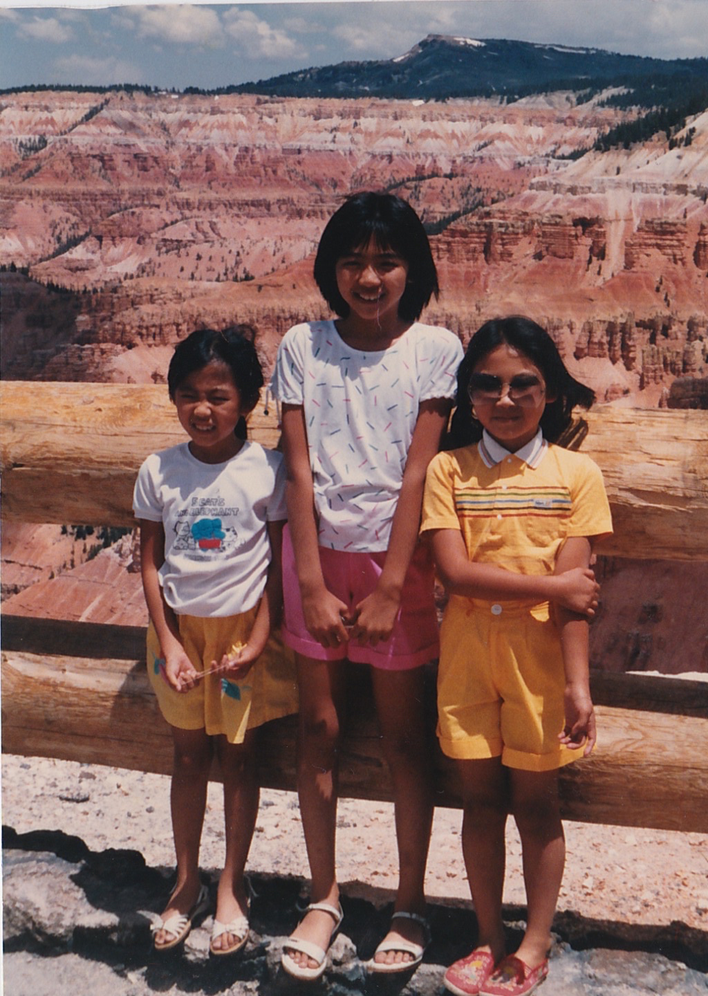
%> input picture Wk 8/machine-learning-ex7/ex7/3.png, 708 x 996 px, shrunk from 1024 x 1440 before the run
$ octave ex7_compression.m   (GNU Octave 9; MATLAB toolbox functions it lacks are replaced by stand-ins)
%> lines starting %> are read from the running program, lines starting %| are printed output that depends on the picture
### Wk 8/machine-learning-ex7/ex7/kMeansInitCentroids.m
function centroids = kMeansInitCentroids(X, K)
%KMEANSINITCENTROIDS This function initializes K centroids that are to be
%used in K-Means on the dataset X
%   centroids = KMEANSINITCENTROIDS(X, K) returns K initial centroids to be
%   used with the K-Means on the dataset X
%

% You should return this values correctly
centroids = zeros(K, size(X, 2));

% ====================== YOUR CODE HERE ======================
% Instructions: You should set centroids to randomly chosen examples from
%               the dataset X
%

% Initialize the centroids to be random examples
% Randomly reorder the indices of examples
randidx = randperm(size(X, 1));
% Take the first K examples as centroids
centroids = X(randidx(1:K), :);

% =============================================================

end

### Wk 8/machine-learning-ex7/ex7/runkMeans.m
function [centroids, idx] = runkMeans(X, initial_centroids, ...
                                      max_iters, plot_progress)
%RUNKMEANS runs the K-Means algorithm on data matrix X, where each row of X
%is a single example
%   [centroids, idx] = RUNKMEANS(X, initial_centroids, max_iters, ...
%   plot_progress) runs the K-Means algorithm on data matrix X, where each
%   row of X is a single example. It uses initial_centroids used as the
%   initial centroids. max_iters specifies the total number of interactions
%   of K-Means to execute. plot_progress is a true/false flag that
%   indicates if the function should also plot its progress as the
%   learning happens. This is set to false by default. runkMeans returns
%   centroids, a Kxn matrix of the computed centroids and idx, a m x 1
%   vector of centroid assignments (i.e. each entry in range [1..K])
%

% Set default value for plot progress
if ~exist('plot_progress', 'var') || isempty(plot_progress)
    plot_progress = false;
end

% Plot the data if we are plotting progress
if plot_progress
    figure;
    hold on;
end

% Initialize values
[m n] = size(X);
K = size(initial_centroids, 1);
centroids = initial_centroids;
previous_centroids = centroids;
idx = zeros(m, 1);

% Run K-Means
for i=1:max_iters

    % Output progress
    fprintf('K-Means iteration %d/%d...\n', i, max_iters);
    if exist('OCTAVE_VERSION')
        fflush(stdout);
    end

    % For each example in X, assign it to the closest centroid
    idx = findClosestCentroids(X, centroids);

    % Optionally, plot progress here
    if plot_progress
        plotProgresskMeans(X, centroids, previous_centroids, idx, K, i);
        previous_centroids = centroids;
        fprintf('Press enter to continue.\n');
        pause;
    end

    % Given the memberships, compute new centroids
    centroids = computeCentroids(X, idx, K);
end

% Hold off if we are plotting progress
if plot_progress
    hold off;
end

end

### Wk 8/machine-learning-ex7/ex7/findClosestCentroids.m
function idx = findClosestCentroids(X, centroids)
%FINDCLOSESTCENTROIDS computes the centroid memberships for every example
%   idx = FINDCLOSESTCENTROIDS (X, centroids) returns the closest centroids
%   in idx for a dataset X where each row is a single example. idx = m x 1
%   vector of centroid assignments (i.e. each entry in range [1..K])
%

% Set K
K = size(centroids, 1);

% You need to return the following variables correctly.
idx = zeros(size(X,1), 1);

% ====================== YOUR CODE HERE ======================
% Instructions: Go over every example, find its closest centroid, and store
%               the index inside idx at the appropriate location.
%               Concretely, idx(i) should contain the index of the centroid
%               closest to example i. Hence, it should be a value in the
%               range 1..K
%
% Note: You can use a for-loop over the examples to compute this.
%

%using method of iterating thru all X points
%for i=1:size(idx,1)
%  minCentroidDist=9999999;
%  centroidIdx=0;

%  for j=1:K
%    diff=X(i,:)-centroids(j,:);
%    mag=sqrt(diff*diff'); %make sure it adds all dimensions of diff
%    centroidDist=mag^2;

%    if (centroidDist <= minCentroidDist)
%      minCentroidDist=centroidDist;
%      centroidIdx=j;
%    end
%  end

%  idx(i)=centroidIdx;
%end

%using method of creating a distance-to-centroids table (quicker)
dist = zeros(size(X,1), K);

%iterate through each centroid and calc distances
for j=1:K
  %find diff between each X point and centroid j
  diff = bsxfun(@minus, X, centroids(j,:));
  %calc sum of the squares and save to dist table
  dist(:,j)=sum(diff.^2,2);
end

%find min values (and return vector of those indices)
[minValues, idx] = min(dist, [], 2);


% =============================================================

end

### Wk 8/machine-learning-ex7/ex7/computeCentroids.m
function centroids = computeCentroids(X, idx, K)
%COMPUTECENTROIDS returns the new centroids by computing the means of the
%data points assigned to each centroid.
%   centroids = COMPUTECENTROIDS(X, idx, K) returns the new centroids by
%   computing the means of the data points assigned to each centroid. It is
%   given a dataset X where each row is a single data point, a vector
%   idx of centroid assignments (i.e. each entry in range [1..K]) for each
%   example, and K, the number of centroids. You should return a matrix
%   centroids, where each row of centroids is the mean of the data points
%   assigned to it.
%

% Useful variables
[m n] = size(X);

% You need to return the following variables correctly.
centroids = zeros(K, n);


% ====================== YOUR CODE HERE ======================
% Instructions: Go over every centroid and compute mean of all points that
%               belong to it. Concretely, the row vector centroids(i, :)
%               should contain the mean of the data points assigned to
%               centroid i.
%
% Note: You can use a for-loop over the centroids to compute this.
%

%iterate through each centroid and calc new value
for i=1:K
  %get a vector of indices of idx that match this centroid
  sel = find(idx == i);

  %compute the mean of all selected, and assign it as the new centroid value
  centroids(i,:) = mean(X(sel,:));
end


% =============================================================


end

### Wk 8/machine-learning-ex7/ex7/ex7_compression.m
%% Machine Learning Online Class
%  Exercise 7 | Principle Component Analysis and K-Means Clustering
%
%  Instructions
%  ------------
%
%  This file contains code that helps you get started on the
%  exercise. You will need to complete the following functions:
%
%     pca.m
%     projectData.m
%     recoverData.m
%     computeCentroids.m
%     findClosestCentroids.m
%     kMeansInitCentroids.m
%
%  For this exercise, you will not need to change any code in this file,
%  or any other files other than those mentioned above.
%

%% Initialization
clear ; close all; clc

%% ============= Part 4: K-Means Clustering on Pixels ===============
%  In this exercise, you will use K-Means to compress an image. To do this,
%  you will first run K-Means on the colors of the pixels in the image and
%  then you will map each pixel onto its closest centroid.
%
%  You should now complete the code in kMeansInitCentroids.m
%

fprintf('\nRunning K-Means clustering on pixels from an image.\n\n');

%  Load an image of a bird
%A = double(imread('bird_small.png'));
A = double(imread('3.png'));

% If imread does not work for you, you can try instead
%   load ('bird_small.mat');

A = A / 255; % Divide by 255 so that all values are in the range 0 - 1

% Size of the image
img_size = size(A);
%> img_size = [996 708 3]

% Reshape the image into an Nx3 matrix where N = number of pixels.
% Each row will contain the Red, Green and Blue pixel values
% This gives us our dataset matrix X that we will use K-Means on.
X = reshape(A, img_size(1) * img_size(2), 3);

% Run your K-Means algorithm on this data
% You should try different values of K and max_iters here
K = 2;
max_iters = 10;

% When using K-Means, it is important the initialize the centroids
% randomly.
% You should complete the code in kMeansInitCentroids.m before proceeding
initial_centroids = kMeansInitCentroids(X, K);
%> in kMeansInitCentroids, `centroids = X(randidx(1:K), :);`: centroids = [0.816 0.635 0.58; 0.51 0.243 0.149]
%> initial_centroids = [0.816 0.635 0.58; 0.51 0.243 0.149]

% Run K-Means
[centroids, idx] = runkMeans(X, initial_centroids, max_iters);
%> the loop in runkMeans, `for i=1:max_iters` made 10 passes
%> centroids on passes 1 to 10: [0.717 0.598 0.572; 0.358 0.232 0.216], [0.708 0.582 0.556; 0.338 0.218 0.203], [0.704 0.576 0.55; 0.331 0.213 0.199], [0.703 0.574 0.547; 0.328 0.211 0.197], [0.702 0.573 0.546; 0.327 0.21 0.196], [0.702 0.573 0.546; 0.326 0.21 0.196], [0.702 0.572 0.546; 0.326 0.21 0.196], [0.702 0.572 0.546; 0.326 0.21 0.196], [0.702 0.572 0.546; 0.326 0.21 0.196], [0.702 0.572 0.546; 0.326 0.21 0.196]
%> centroids = [0.702 0.572 0.546; 0.326 0.21 0.196]

%fprintf('Program paused. Press enter to continue.\n');
%pause;


%% ================= Part 5: Image Compression ======================
%  In this part of the exercise, you will use the clusters of K-Means to
%  compress an image. To do this, we first find the closest clusters for
%  each example. After that, we

fprintf('\nApplying K-Means to compress an image.\n\n');

% Find closest cluster members
idx = findClosestCentroids(X, centroids);

% Essentially, now we have represented the image X as in terms of the
% indices in idx.

% We can now recover the image from the indices (idx) by mapping each pixel
% (specified by its index in idx) to the centroid value
X_recovered = centroids(idx,:);

% Reshape the recovered image into proper dimensions
X_recovered = reshape(X_recovered, img_size(1), img_size(2), 3);
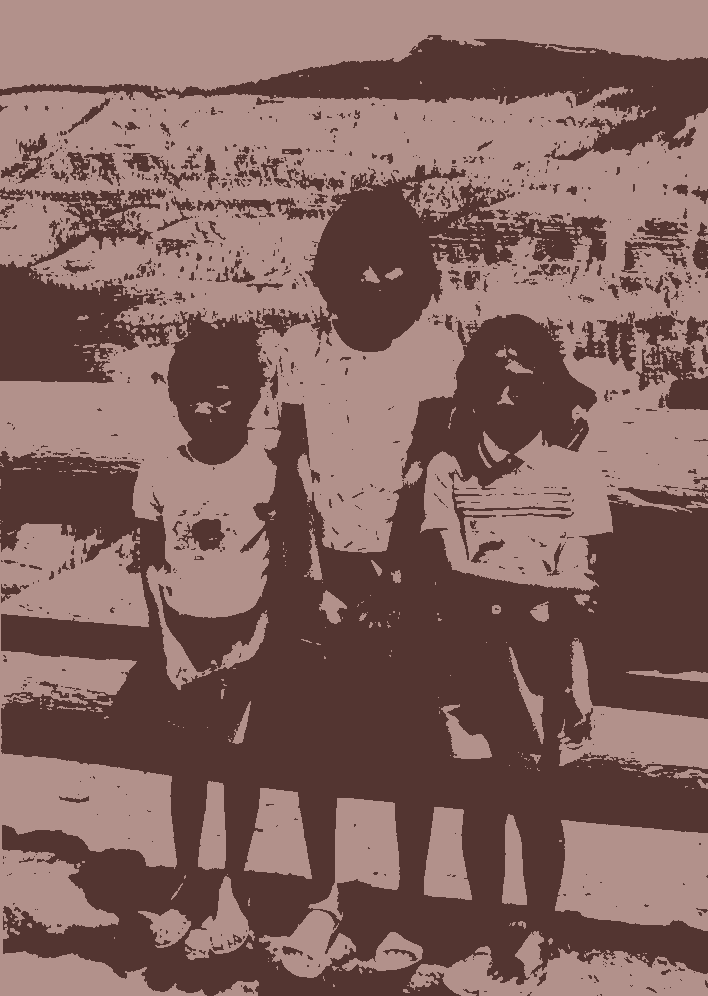
%> X_recovered: size 996x708x3 double; mean R, G, B 0.517, 0.394, 0.374; mean of the top-left, top-right, bottom-left and bottom-right quarters 0.492, 0.461, 0.395, 0.365

% Display the original image
subplot(1, 2, 1);
imagesc(A);
title('Original');

% Display compressed image side by side
subplot(1, 2, 2);
imagesc(X_recovered)
title(sprintf('Compressed, with %d colors.', K));


%fprintf('Program paused. Press enter to continue.\n');
%pause;

$ run again, with Wk 8/machine-learning-ex7/ex7/bird_small.png copied over Wk 8/machine-learning-ex7/ex7/3.png
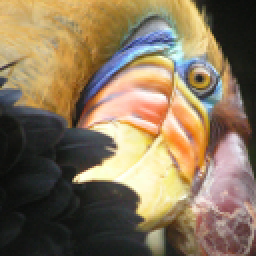
%> input picture Wk 8/machine-learning-ex7/ex7/bird_small.png, 128 x 128 px (shown 2 times larger)
%> in kMeansInitCentroids, `centroids = X(randidx(1:K), :);`: centroids = [0.0784 0.0902 0.0706; 0.627 0.553 0.306]
%> the loop in runkMeans, `for i=1:max_iters` made 10 passes
%> centroids on passes 1 to 8: [0.14 0.138 0.128; 0.74 0.633 0.481], [0.179 0.166 0.148; 0.773 0.663 0.503], [0.195 0.178 0.155; 0.785 0.674 0.511], [0.202 0.184 0.159; 0.79 0.679 0.515], [0.206 0.186 0.161; 0.792 0.681 0.517], [0.207 0.187 0.162; 0.793 0.682 0.517], [0.208 0.187 0.162; 0.794 0.682 0.518], [0.208 0.188 0.162; 0.794 0.682 0.518]
%> `[centroids, idx] = runkMeans(X, initial_centroids, max_iters);`: centroids = [0.208 0.188 0.162; 0.794 0.682 0.518]
%> `X_recovered = reshape(X_recovered, img_size(1), img_size(2), 3);`:
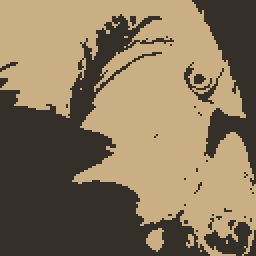
%> X_recovered: size 128x128x3 double (shown 2 times larger); mean R, G, B 0.531, 0.46, 0.358; mean of the top-left, top-right, bottom-left and bottom-right quarters 0.532, 0.502, 0.234, 0.53

$ run again, with Wk 8/machine-learning-ex7/ex7/g1.png copied over Wk 8/machine-learning-ex7/ex7/3.png
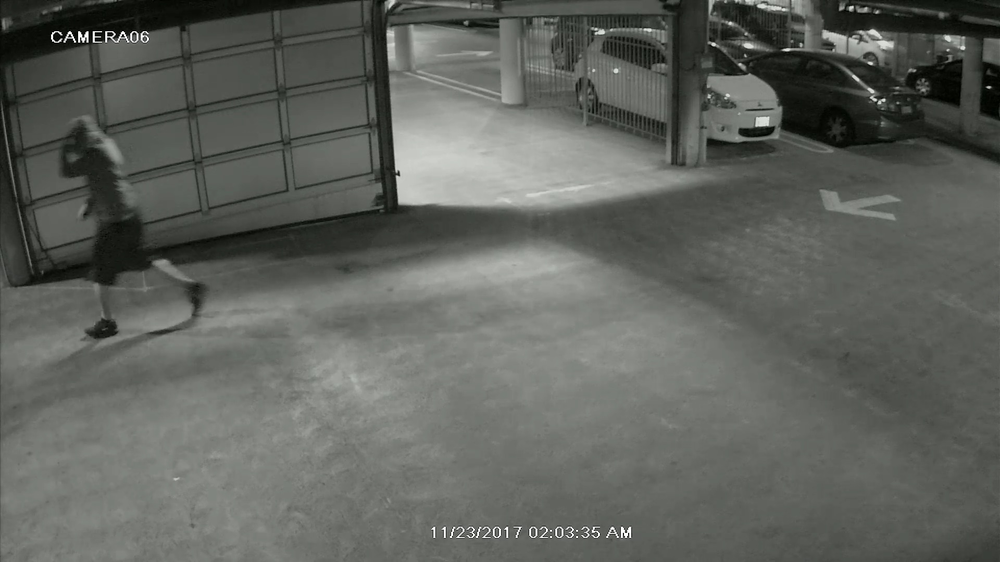
%> input picture Wk 8/machine-learning-ex7/ex7/g1.png, 1000 x 562 px, shrunk from 1920 x 1080 before the run
%> in kMeansInitCentroids, `centroids = X(randidx(1:K), :);`: centroids = [0.373 0.38 0.361; 0.345 0.353 0.333]
%> `[centroids, idx] = runkMeans(X, initial_centroids, max_iters);`: centroids = [0.465 0.474 0.454; 0.252 0.262 0.242]
%> `X_recovered = reshape(X_recovered, img_size(1), img_size(2), 3);`:
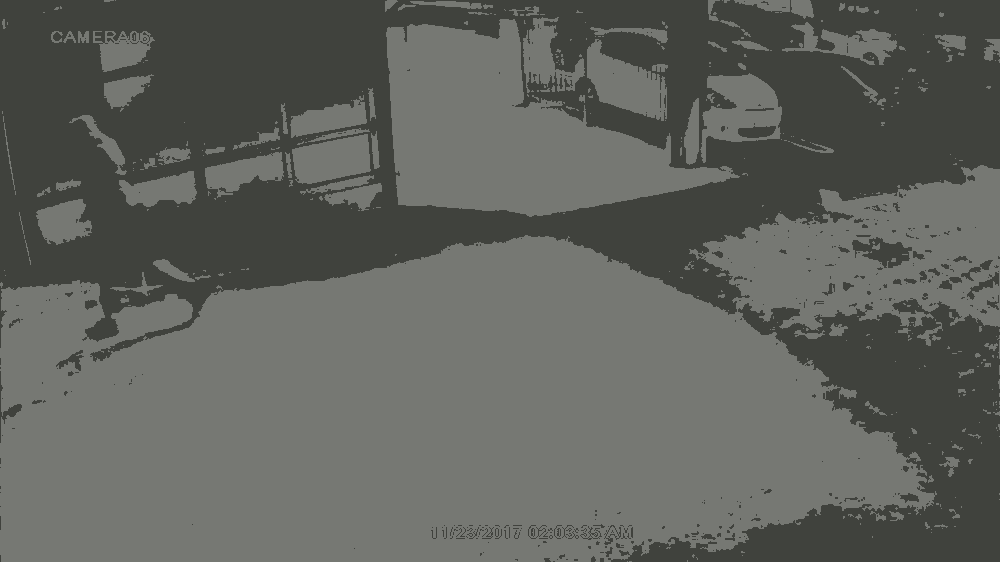
%> X_recovered: size 562x1000x3 double; mean R, G, B 0.377, 0.386, 0.366; mean of the top-left, top-right, bottom-left and bottom-right quarters 0.314, 0.341, 0.455, 0.396

$ run again, with Wk 8/machine-learning-ex7/ex7/us.png copied over Wk 8/machine-learning-ex7/ex7/3.png
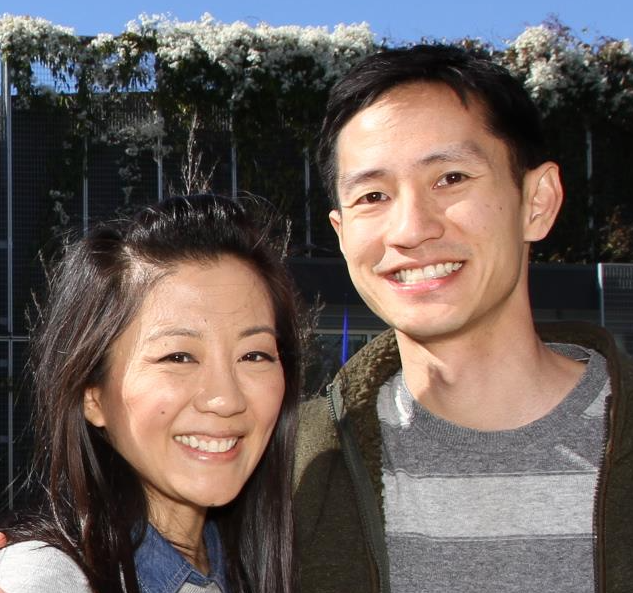
%> input picture Wk 8/machine-learning-ex7/ex7/us.png, 633 x 593 px
%> in kMeansInitCentroids, `centroids = X(randidx(1:K), :);`: centroids = [0.098 0.0784 0.0902; 0.506 0.498 0.51]
%> the loop in runkMeans, `for i=1:max_iters` made 10 passes
%> centroids on passes 1 to 8: [0.139 0.125 0.115; 0.666 0.59 0.567], [0.157 0.141 0.132; 0.694 0.615 0.59], [0.163 0.146 0.137; 0.701 0.621 0.596], [0.165 0.148 0.139; 0.704 0.624 0.598], [0.165 0.149 0.139; 0.705 0.624 0.599], [0.166 0.149 0.139; 0.705 0.625 0.599], [0.166 0.149 0.14; 0.705 0.625 0.599], [0.166 0.149 0.14; 0.705 0.625 0.599]
%> `[centroids, idx] = runkMeans(X, initial_centroids, max_iters);`: centroids = [0.166 0.149 0.14; 0.705 0.625 0.599]
%> `X_recovered = reshape(X_recovered, img_size(1), img_size(2), 3);`:
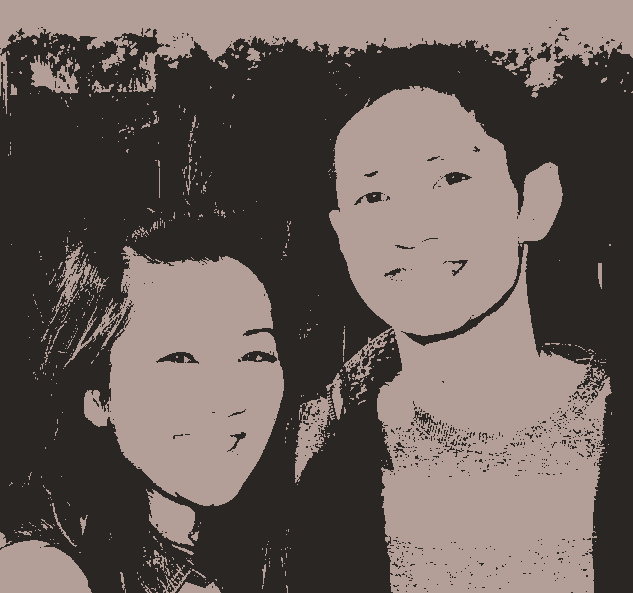
%> X_recovered: size 593x633x3 double; mean R, G, B 0.412, 0.366, 0.349; mean of the top-left, top-right, bottom-left and bottom-right quarters 0.271, 0.424, 0.354, 0.453
